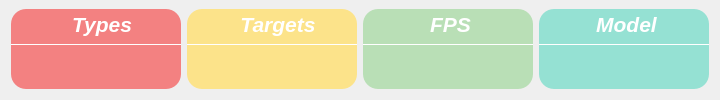
                <widget class="QFrame" name="QF_Group">
                 <property name="minimumSize">
                  <size>
                   <width>0</width>
                   <height>100</height>
                  </size>
                 </property>
                 <property name="maximumSize">
                  <size>
                   <width>16777215</width>
                   <height>100</height>
                  </size>
                 </property>
                 <property name="styleSheet">
                  <string notr="true">QFrame#QF_Group{
background-color: rgba(250, 227, 217,0.7);
border:0px solid rgb(255, 255, 255);
border-radius:10px;
margin-right: 10px;
}</string>
                 </property>
                 <!-- <property name="frameShape">
                  <enum>QFrame::StyledPanel</enum>
                 </property> -->
                 <property name="frameShadow">
                  <enum>QFrame::Raised</enum>
                 </property>
                 <layout class="QHBoxLayout" name="horizontalLayout_3">
                  <property name="topMargin">
                   <number>9</number>
                  </property>
                  <property name="bottomMargin">
                   <number>15</number>
                  </property>
                  <item>
                   <widget class="QFrame" name="Class_QF">
                    <property name="minimumSize">
                     <size>
                      <width>170</width>
                      <height>80</height>
                     </size>
                    </property>
                    <property name="maximumSize">
                     <size>
                      <width>170</width>
                      <height>80</height>
                     </size>
                    </property>
                    <property name="toolTipDuration">
                     <number>0</number>
                    </property>
                    <property name="styleSheet">
                     <string notr="true">QFrame#Class_QF{
color: rgb(255, 255, 255);
border-radius: 15px;
background-color: rgb(243, 129, 129);
}
</string>
                    </property>
                    <!-- <property name="frameShape">
                     <enum>QFrame::StyledPanel</enum>
                    </property> -->
                    <property name="frameShadow">
                     <enum>QFrame::Raised</enum>
                    </property>
                    <layout class="QVBoxLayout" name="verticalLayout_7" stretch="0,2,1">
                     <property name="spacing">
                      <number>0</number>
                     </property>
                     <property name="leftMargin">
                      <number>0</number>
                     </property>
                     <property name="topMargin">
                      <number>0</number>
                     </property>
                     <property name="rightMargin">
                      <number>0</number>
                     </property>
                     <property name="bottomMargin">
                      <number>0</number>
                     </property>
                     <item>
                      <widget class="QFrame" name="Class_top">
                       <property name="styleSheet">
                        <string notr="true">border:none</string>
                       </property>
                       <!-- <property name="frameShape">
                        <enum>QFrame::StyledPanel</enum>
                       </property> -->
                       <property name="frameShadow">
                        <enum>QFrame::Raised</enum>
                       </property>
                       <layout class="QHBoxLayout" name="horizontalLayout_6">
                        <property name="spacing">
                         <number>0</number>
                        </property>
                        <property name="leftMargin">
                         <number>0</number>
                        </property>
                        <property name="topMargin">
                         <number>3</number>
                        </property>
                        <property name="rightMargin">
                         <number>0</number>
                        </property>
                        <property name="bottomMargin">
                         <number>3</number>
                        </property>
                        <item>
                         <widget class="QLabel" name="label_5">
                          <property name="maximumSize">
                           <size>
                            <width>16777215</width>
                            <height>30</height>
                           </size>
                          </property>
                          <property name="font">
                           <font>
                            <family>Segoe UI</family>
                            <pointsize>16</pointsize>
                            <italic>true</italic>
                            <bold>true</bold>
                           </font>
                          </property>
                          <property name="styleSheet">
                           <string notr="true">color: rgb(255, 255, 255);
padding-left:12px;
padding-bottom:4px;
font: 600 14pt &quot;Segoe UI&quot;;</string>
                          </property>
                          <property name="text">
                           <string>Types</string>
                          </property>
                          <property name="alignment">
                           <set>Qt::AlignCenter</set>
                          </property>
                          <property name="indent">
                           <number>0</number>
                          </property>
                         </widget>
                        </item>
                       </layout>
                      </widget>
                     </item>
                     <item>
                      <widget class="Line" name="line_2">
                       <property name="maximumSize">
                        <size>
                         <width>16777215</width>
                         <height>1</height>
                        </size>
                       </property>
                       <property name="styleSheet">
                        <string notr="true">background-color: rgb(255, 255, 255);</string>
                       </property>
                       <property name="orientation">
                        <enum>Qt::Horizontal</enum>
                       </property>
                      </widget>
                     </item>
                     <item>
                      <widget class="QFrame" name="Class_bottom">
                       <property name="styleSheet">
                        <string notr="true">border:none</string>
                       </property>
                       <!-- <property name="frameShape">
                        <enum>QFrame::StyledPanel</enum>
                       </property> -->
                       <property name="frameShadow">
                        <enum>QFrame::Raised</enum>
                       </property>
                       <layout class="QVBoxLayout" name="verticalLayout_8">
                        <property name="spacing">
                         <number>0</number>
                        </property>
                        <property name="leftMargin">
                         <number>0</number>
                        </property>
                        <property name="topMargin">
                         <number>6</number>
                        </property>
                        <property name="rightMargin">
                         <number>0</number>
                        </property>
                        <property name="bottomMargin">
                         <number>6</number>
                        </property>
                        <item alignment="Qt::AlignTop">
                         <widget class="QLabel" name="Class_num">
                          <property name="minimumSize">
                           <size>
                            <width>0</width>
                            <height>30</height>
                           </size>
                          </property>
                          <property name="maximumSize">
                           <size>
                            <width>16777215</width>
                            <height>30</height>
                           </size>
                          </property>
                          <property name="font">
                           <font>
                            <family>Microsoft YaHei UI</family>
                            <pointsize>17</pointsize>
                            <italic>false</italic>
                            <bold>false</bold>
                            <underline>false</underline>
                           </font>
                          </property>
                          <property name="styleSheet">
                           <string notr="true">color: rgb(255, 255, 255);
font: 17pt &quot;Microsoft YaHei UI&quot;;</string>
                          </property>
                          <property name="text">
                           <string/>
                          </property>
                          <property name="alignment">
                           <set>Qt::AlignCenter</set>
                          </property>
                         </widget>
                        </item>
                       </layout>
                      </widget>
                     </item>
                    </layout>
                   </widget>
                  </item>
                  <item>
                   <widget class="QFrame" name="Target_QF">
                    <property name="minimumSize">
                     <size>
                      <width>170</width>
                      <height>80</height>
                     </size>
                    </property>
                    <property name="maximumSize">
                     <size>
                      <width>170</width>
                      <height>80</height>
                     </size>
                    </property>
                    <property name="toolTipDuration">
                     <number>0</number>
                    </property>
                    <property name="styleSheet">
                     <string notr="true">QFrame#Target_QF{
color: rgb(255, 255, 255);
border-radius: 15px;
background-color: rgb(252, 227, 138);
}
</string>
                    </property>
                    <!-- <property name="frameShape">
                     <enum>QFrame::StyledPanel</enum>
                    </property> -->
                    <property name="frameShadow">
                     <enum>QFrame::Raised</enum>
                    </property>
                    <layout class="QVBoxLayout" name="verticalLayout_9" stretch="0,2,1">
                     <property name="spacing">
                      <number>0</number>
                     </property>
                     <property name="leftMargin">
                      <number>0</number>
                     </property>
                     <property name="topMargin">
                      <number>0</number>
                     </property>
                     <property name="rightMargin">
                      <number>0</number>
                     </property>
                     <property name="bottomMargin">
                      <number>0</number>
                     </property>
                     <item>
                      <widget class="QFrame" name="Target_top">
                       <property name="styleSheet">
                        <string notr="true">border:none</string>
                       </property>
                       <!-- <property name="frameShape">
                        <enum>QFrame::StyledPanel</enum>
                       </property> -->
                       <property name="frameShadow">
                        <enum>QFrame::Raised</enum>
                       </property>
                       <layout class="QHBoxLayout" name="horizontalLayout_7">
                        <property name="spacing">
                         <number>0</number>
                        </property>
                        <property name="leftMargin">
                         <number>0</number>
                        </property>
                        <property name="topMargin">
                         <number>3</number>
                        </property>
                        <property name="rightMargin">
                         <number>0</number>
                        </property>
                        <property name="bottomMargin">
                         <number>3</number>
                        </property>
                        <item>
                         <widget class="QLabel" name="label_6">
                          <property name="maximumSize">
                           <size>
                            <width>16777215</width>
                            <height>30</height>
                           </size>
                          </property>
                          <property name="font">
                           <font>
                            <family>Segoe UI</family>
                            <pointsize>16</pointsize>
                            <italic>true</italic>
                            <bold>true</bold>
                           </font>
                          </property>
                          <property name="styleSheet">
                           <string notr="true">color: rgb(255, 255, 255);
padding-left:12px;
padding-bottom:4px;
font: 600 14pt &quot;Segoe UI&quot;;</string>
                          </property>
                          <property name="text">
                           <string>Targets</string>
                          </property>
                          <property name="alignment">
                           <set>Qt::AlignCenter</set>
                          </property>
                          <property name="indent">
                           <number>0</number>
                          </property>
                         </widget>
                        </item>
                       </layout>
                      </widget>
                     </item>
                     <item>
                      <widget class="Line" name="line_3">
                       <property name="maximumSize">
                        <size>
                         <width>16777215</width>
                         <height>1</height>
                        </size>
                       </property>
                       <property name="styleSheet">
                        <string notr="true">background-color: rgb(255, 255, 255);</string>
                       </property>
                       <property name="orientation">
                        <enum>Qt::Horizontal</enum>
                       </property>
                      </widget>
                     </item>
                     <item>
                      <widget class="QFrame" name="Target_bottom">
                       <property name="styleSheet">
                        <string notr="true">border:none</string>
                       </property>
                       <!-- <property name="frameShape">
                        <enum>QFrame::StyledPanel</enum>
                       </property> -->
                       <property name="frameShadow">
                        <enum>QFrame::Raised</enum>
                       </property>
                       <layout class="QVBoxLayout" name="verticalLayout_10">
                        <property name="spacing">
                         <number>0</number>
                        </property>
                        <property name="leftMargin">
                         <number>0</number>
                        </property>
                        <property name="topMargin">
                         <number>6</number>
                        </property>
                        <property name="rightMargin">
                         <number>0</number>
                        </property>
                        <property name="bottomMargin">
                         <number>6</number>
                        </property>
                        <item alignment="Qt::AlignTop">
                         <widget class="QLabel" name="Target_num">
                          <property name="minimumSize">
                           <size>
                            <width>0</width>
                            <height>30</height>
                           </size>
                          </property>
                          <property name="maximumSize">
                           <size>
                            <width>16777215</width>
                            <height>30</height>
                           </size>
                          </property>
                          <property name="font">
                           <font>
                            <family>Microsoft YaHei UI</family>
                            <pointsize>17</pointsize>
                            <italic>false</italic>
                            <bold>false</bold>
                            <underline>false</underline>
                           </font>
                          </property>
                          <property name="styleSheet">
                           <string notr="true">color: rgb(255, 255, 255);
font: 17pt &quot;Microsoft YaHei UI&quot;;</string>
                          </property>
                          <property name="text">
                           <string/>
                          </property>
                          <property name="alignment">
                           <set>Qt::AlignCenter</set>
                          </property>
                         </widget>
                        </item>
                       </layout>
                      </widget>
                     </item>
                    </layout>
                   </widget>
                  </item>
                  <item>
                   <widget class="QFrame" name="Fps_QF">
                    <property name="minimumSize">
                     <size>
                      <width>170</width>
                      <height>80</height>
                     </size>
                    </property>
                    <property name="maximumSize">
                     <size>
                      <width>170</width>
                      <height>80</height>
                     </size>
                    </property>
                    <property name="toolTipDuration">
                     <number>0</number>
                    </property>
                    <property name="styleSheet">
                     <string notr="true">QFrame#Fps_QF{
color: rgb(255, 255, 255);
border-radius: 15px;
background-color: rgb(185, 223, 182);
}
</string>
                    </property>
                    <!-- <property name="frameShape">
                     <enum>QFrame::StyledPanel</enum>
                    </property> -->
                    <property name="frameShadow">
                     <enum>QFrame::Raised</enum>
                    </property>
                    <layout class="QVBoxLayout" name="verticalLayout_11" stretch="0,2,1">
                     <property name="spacing">
                      <number>0</number>
                     </property>
                     <property name="leftMargin">
                      <number>0</number>
                     </property>
                     <property name="topMargin">
                      <number>0</number>
                     </property>
                     <property name="rightMargin">
                      <number>0</number>
                     </property>
                     <property name="bottomMargin">
                      <number>0</number>
                     </property>
                     <item>
                      <widget class="QFrame" name="Fps_top">
                       <property name="styleSheet">
                        <string notr="true">border:none</string>
                       </property>
                       <!-- <property name="frameShape">
                        <enum>QFrame::StyledPanel</enum>
                       </property> -->
                       <property name="frameShadow">
                        <enum>QFrame::Raised</enum>
                       </property>
                       <layout class="QHBoxLayout" name="horizontalLayout_8">
                        <property name="spacing">
                         <number>0</number>
                        </property>
                        <property name="leftMargin">
                         <number>0</number>
                        </property>
                        <property name="topMargin">
                         <number>3</number>
                        </property>
                        <property name="rightMargin">
                         <number>7</number>
                        </property>
                        <property name="bottomMargin">
                         <number>3</number>
                        </property>
                        <item>
                         <widget class="QLabel" name="label_7">
                          <property name="maximumSize">
                           <size>
                            <width>16777215</width>
                            <height>30</height>
                           </size>
                          </property>
                          <property name="font">
                           <font>
                            <family>Segoe UI</family>
                            <pointsize>16</pointsize>
                            <italic>true</italic>
                            <bold>true</bold>
                           </font>
                          </property>
                          <property name="styleSheet">
                           <string notr="true">color: rgb(255, 255, 255);
padding-left:12px;
padding-bottom:4px;
font: 600 14pt &quot;Segoe UI&quot;;</string>
                          </property>
                          <property name="midLineWidth">
                           <number>-1</number>
                          </property>
                          <property name="text">
                           <string>FPS</string>
                          </property>
                          <property name="alignment">
                           <set>Qt::AlignCenter</set>
                          </property>
                          <property name="wordWrap">
                           <bool>false</bool>
                          </property>
                          <property name="indent">
                           <number>0</number>
                          </property>
                         </widget>
                        </item>
                       </layout>
                      </widget>
                     </item>
                     <item>
                      <widget class="Line" name="line_4">
                       <property name="maximumSize">
                        <size>
                         <width>16777215</width>
                         <height>1</height>
                        </size>
                       </property>
                       <property name="styleSheet">
                        <string notr="true">background-color: rgb(255, 255, 255);</string>
                       </property>
                       <property name="orientation">
                        <enum>Qt::Horizontal</enum>
                       </property>
                      </widget>
                     </item>
                     <item>
                      <widget class="QFrame" name="Fps_bottom">
                       <property name="styleSheet">
                        <string notr="true">border:none</string>
                       </property>
                       <!-- <property name="frameShape">
                        <enum>QFrame::StyledPanel</enum>
                       </property> -->
                       <property name="frameShadow">
                        <enum>QFrame::Raised</enum>
                       </property>
                       <layout class="QVBoxLayout" name="verticalLayout_12">
                        <property name="spacing">
                         <number>0</number>
                        </property>
                        <property name="leftMargin">
                         <number>0</number>
                        </property>
                        <property name="topMargin">
                         <number>6</number>
                        </property>
                        <property name="rightMargin">
                         <number>0</number>
                        </property>
                        <property name="bottomMargin">
                         <number>6</number>
                        </property>
                        <item alignment="Qt::AlignTop">
                         <widget class="QLabel" name="fps_label">
                          <property name="minimumSize">
                           <size>
                            <width>0</width>
                            <height>30</height>
                           </size>
                          </property>
                          <property name="maximumSize">
                           <size>
                            <width>16777215</width>
                            <height>30</height>
                           </size>
                          </property>
                          <property name="font">
                           <font>
                            <family>Microsoft YaHei UI</family>
                            <pointsize>17</pointsize>
                            <italic>false</italic>
                            <bold>false</bold>
                            <underline>false</underline>
                           </font>
                          </property>
                          <property name="styleSheet">
                           <string notr="true">color: rgb(255, 255, 255);
font: 17pt &quot;Microsoft YaHei UI&quot;;</string>
                          </property>
                          <property name="text">
                           <string/>
                          </property>
                          <property name="alignment">
                           <set>Qt::AlignCenter</set>
                          </property>
                         </widget>
                        </item>
                       </layout>
                      </widget>
                     </item>
                    </layout>
                   </widget>
                  </item>
                  <item>
                   <widget class="QFrame" name="Model_QF">
                    <property name="minimumSize">
                     <size>
                      <width>170</width>
                      <height>80</height>
                     </size>
                    </property>
                    <property name="maximumSize">
                     <size>
                      <width>170</width>
                      <height>80</height>
                     </size>
                    </property>
                    <property name="toolTipDuration">
                     <number>0</number>
                    </property>
                    <property name="styleSheet">
                     <string notr="true">QFrame#Model_QF{
color: rgb(255, 255, 255);
border-radius: 15px;
background-color: rgb(149, 225, 211);
}
</string>
                    </property>
                    <!-- <property name="frameShape">
                     <enum>QFrame::StyledPanel</enum>
                    </property> -->
                    <property name="frameShadow">
                     <enum>QFrame::Raised</enum>
                    </property>
                    <layout class="QVBoxLayout" name="verticalLayout_13" stretch="0,2,1">
                     <property name="spacing">
                      <number>0</number>
                     </property>
                     <property name="leftMargin">
                      <number>0</number>
                     </property>
                     <property name="topMargin">
                      <number>0</number>
                     </property>
                     <property name="rightMargin">
                      <number>0</number>
                     </property>
                     <property name="bottomMargin">
                      <number>0</number>
                     </property>
                     <item>
                      <widget class="QFrame" name="Model_top">
                       <property name="styleSheet">
                        <string notr="true">border:none</string>
                       </property>
                       <!-- <property name="frameShape">
                        <enum>QFrame::StyledPanel</enum>
                       </property> -->
                       <property name="frameShadow">
                        <enum>QFrame::Raised</enum>
                       </property>
                       <layout class="QHBoxLayout" name="horizontalLayout_9">
                        <property name="spacing">
                         <number>0</number>
                        </property>
                        <property name="leftMargin">
                         <number>0</number>
                        </property>
                        <property name="topMargin">
                         <number>3</number>
                        </property>
                        <property name="rightMargin">
                         <number>7</number>
                        </property>
                        <property name="bottomMargin">
                         <number>3</number>
                        </property>
                        <item>
                         <widget class="QLabel" name="label_8">
                          <property name="maximumSize">
                           <size>
                            <width>16777215</width>
                            <height>30</height>
                           </size>
                          </property>
                          <property name="font">
                           <font>
                            <family>Segoe UI</family>
                            <pointsize>16</pointsize>
                            <italic>true</italic>
                            <bold>true</bold>
                           </font>
                          </property>
                          <property name="styleSheet">
                           <string notr="true">color: rgb(255, 255, 255);
padding-left:12px;
padding-bottom:4px;
font: 600 14pt &quot;Segoe UI&quot;;</string>
                          </property>
                          <property name="midLineWidth">
                           <number>-1</number>
                          </property>
                          <property name="text">
                           <string>Model</string>
                          </property>
                          <property name="alignment">
                           <set>Qt::AlignCenter</set>
                          </property>
                          <property name="wordWrap">
                           <bool>false</bool>
                          </property>
                          <property name="indent">
                           <number>0</number>
                          </property>
                         </widget>
                        </item>
                       </layout>
                      </widget>
                     </item>
                     <item>
                      <widget class="Line" name="line_5">
                       <property name="maximumSize">
                        <size>
                         <width>16777215</width>
                         <height>1</height>
                        </size>
                       </property>
                       <property name="styleSheet">
                        <string notr="true">background-color: rgb(255, 255, 255);</string>
                       </property>
                       <property name="orientation">
                        <enum>Qt::Horizontal</enum>
                       </property>
                      </widget>
                     </item>
                     <item>
                      <widget class="QFrame" name="Model_bottom">
                       <property name="styleSheet">
                        <string notr="true">border:none</string>
                       </property>
                       <!-- <property name="frameShape">
                        <enum>QFrame::StyledPanel</enum>
                       </property> -->
                       <property name="frameShadow">
                        <enum>QFrame::Raised</enum>
                       </property>
                       <layout class="QVBoxLayout" name="verticalLayout_14">
                        <property name="spacing">
                         <number>0</number>
                        </property>
                        <property name="leftMargin">
                         <number>0</number>
                        </property>
                        <property name="topMargin">
                         <number>6</number>
                        </property>
                        <property name="rightMargin">
                         <number>0</number>
                        </property>
                        <property name="bottomMargin">
                         <number>6</number>
                        </property>
                        <item alignment="Qt::AlignTop">
                         <widget class="QLabel" name="Model_name">
                          <property name="minimumSize">
                           <size>
                            <width>0</width>
                            <height>30</height>
                           </size>
                          </property>
                          <property name="maximumSize">
                           <size>
                            <width>16777215</width>
                            <height>30</height>
                           </size>
                          </property>
                          <property name="font">
                           <font>
                            <family>Microsoft YaHei UI</family>
                            <pointsize>15</pointsize>
                            <italic>false</italic>
                            <bold>false</bold>
                            <underline>false</underline>
                           </font>
                          </property>
                          <property name="styleSheet">
                           <string notr="true">color: rgb(255, 255, 255);
font: 15pt &quot;Microsoft YaHei UI&quot;;
</string>
                          </property>
                          <property name="text">
                           <string/>
                          </property>
                          <property name="alignment">
                           <set>Qt::AlignCenter</set>
                          </property>
                         </widget>
                        </item>
                       </layout>
                      </widget>
                     </item>
                    </layout>
                   </widget>
                  </item>
                 </layout>
                </widget>
